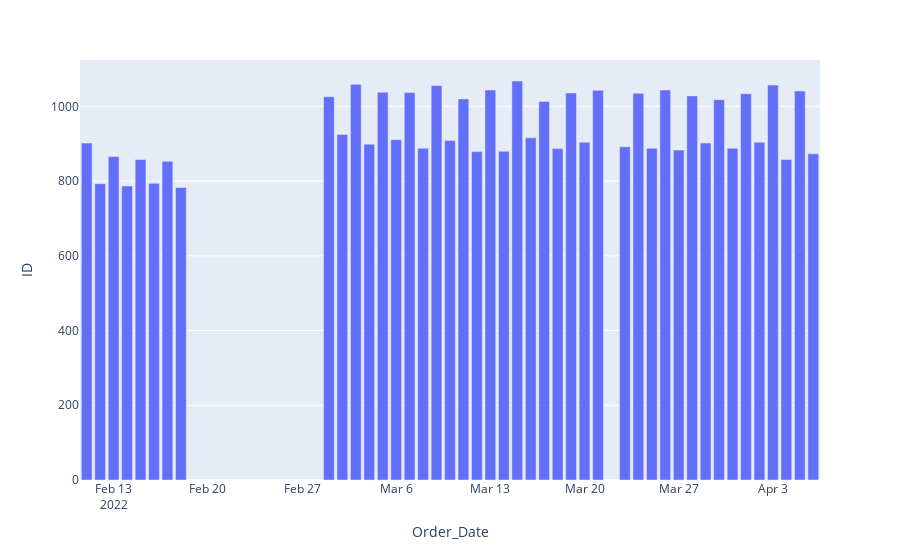

Notebook source saved alongside this figure:
### Markdown cell above
**1.Quantidade de pedidos por dia**

### Code cell
# contagem da coluna ID agrupado por Order_Date
df_aux = df.loc[:, ['ID', 'Order_Date']].groupby('Order_Date').count().reset_index()

# plot
px.bar(df_aux, x='Order_Date', y='ID')

### Figure 1 — Plotly figure (JSON) as saved in the notebook; plotly's stock layout.template omitted (floating-point values rounded to 4 significant figures)
{"data": [{"alignmentgroup": "True", "hovertemplate": "Order_Date=%{x}<br>ID=%{y}<extra></extra>", "legendgroup": "", "marker": {"color": "#636efa", "pattern": {"shape": ""}}, "name": "", "offsetgroup": "", "orientation": "v", "showlegend": false, "textposition": "auto", "type": "bar", "x": ["2022-02-11T00:00:00", "2022-02-12T00:00:00", "2022-02-13T00:00:00", "2022-02-14T00:00:00", "2022-02-15T00:00:00", "2022-02-16T00:00:00", "2022-02-17T00:00:00", "2022-02-18T00:00:00", "2022-03-01T00:00:00", "2022-03-02T00:00:00", "2022-03-03T00:00:00", "2022-03-04T00:00:00", "2022-03-05T00:00:00", "2022-03-06T00:00:00", "2022-03-07T00:00:00", "2022-03-08T00:00:00", "2022-03-09T00:00:00", "2022-03-10T00:00:00", "2022-03-11T00:00:00", "2022-03-12T00:00:00", "2022-03-13T00:00:00", "2022-03-14T00:00:00", "2022-03-15T00:00:00", "2022-03-16T00:00:00", "2022-03-17T00:00:00", "2022-03-18T00:00:00", "2022-03-19T00:00:00", "2022-03-20T00:00:00", "2022-03-21T00:00:00", "2022-03-23T00:00:00", "2022-03-24T00:00:00", "2022-03-25T00:00:00", "2022-03-26T00:00:00", "2022-03-27T00:00:00", "2022-03-28T00:00:00", "2022-03-29T00:00:00", "2022-03-30T00:00:00", "2022-03-31T00:00:00", "2022-04-01T00:00:00", "2022-04-02T00:00:00", "2022-04-03T00:00:00", "2022-04-04T00:00:00", "2022-04-05T00:00:00", "2022-04-06T00:00:00"], "xaxis": "x", "y": [902, 793, 866, 787, 858, 794, 853, 783, 1026, 925, 1059, 899, 1038, 911, 1037, 888, 1056, 909, 1020, 879, 1044, 880, 1068, 916, 1013, 887, 1036, 904, 1043, 892, 1035, 888, 1044, 883, 1028, 902, 1018, 888, 1034, 904, 1057, 858, 1041, 873], "yaxis": "y"}], "layout": {"barmode": "relative", "legend": {"tracegroupgap": 0}, "margin": {"t": 60}, "xaxis": {"anchor": "y", "domain": [0, 1], "title": {"text": "Order_Date"}}, "yaxis": {"anchor": "x", "domain": [0, 1], "title": {"text": "ID"}}}}
